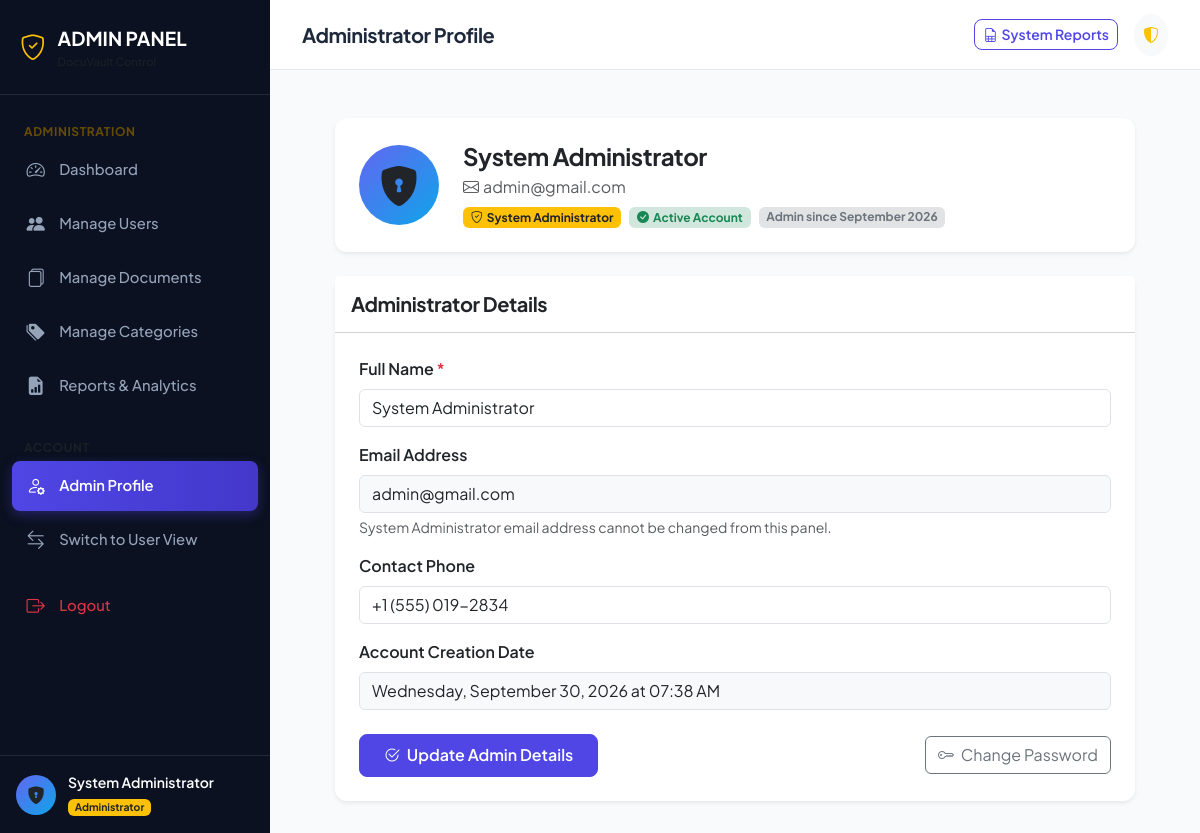
/admin/profile (signed in), run on the app's committed database.
### models/user.py (models this page shows, shortened)
class User(db.Model, UserMixin):
    __tablename__ = 'users'
    id = db.Column(db.Integer, primary_key=True)
    full_name = db.Column(db.String(100), nullable=False)
    email = db.Column(db.String(120), unique=True, nullable=False, index=True)
    phone = db.Column(db.String(20), nullable=True)
    password_hash = db.Column(db.String(255), nullable=False)
    role = db.Column(db.String(20), default='user', nullable=False)  # 'user' or 'admin'
    status = db.Column(db.String(20), default='active', nullable=False)  # 'active' or 'inactive'
    created_at = db.Column(db.DateTime, default=datetime.utcnow, nullable=False)
    updated_at = db.Column(db.DateTime, default=datetime.utcnow, onupdate=datetime.utcnow, nullable=False)
    documents = db.relationship('Document', back_populates='user', cascade='all, delete-orphan', lazy='dynamic')
    password_reset_tokens = db.relationship('PasswordResetToken', back_populates='user', cascade='all, delete-orphan', lazy='dynamic')
    @property
    def is_admin(self):
        return self.role == 'admin'
    @property
    def is_active(self):
        return self.status == 'active'

### routes/admin.py (the view, shortened to what this page needs)
@admin_bp.route('/profile', methods=['GET', 'POST'])
@login_required
@admin_required
def profile():
    return render_template('admin/profile.html')

### templates/admin/profile.html (shortened to what this page needs)
{% extends "admin/base_admin.html" %}
{% block page_heading %}Administrator Profile{% endblock %}
{% block content %}
<div class="container-fluid px-0" style="max-width: 800px;">
    <div class="card border-0 shadow-sm mb-4">
        <div class="card-body p-4">
            <div class="d-flex flex-column flex-sm-row align-items-center gap-4">
                <div class="user-avatar bg-warning text-dark" style="width: 80px; height: 80px; font-size: 2.5rem;">
                    <i class="bi bi-shield-lock-fill"></i>
                </div>
                <div class="text-center text-sm-start">
                    <h4 class="fw-bold mb-1">{{ current_user.full_name }}</h4>
                    <p class="text-muted mb-2"><i class="bi bi-envelope me-1"></i>{{ current_user.email }}</p>
                    <div class="d-flex flex-wrap gap-2 justify-content-center justify-content-sm-start">
                        <span class="badge bg-warning text-dark">
                            <i class="bi bi-shield-check me-1"></i>System Administrator
                        </span>
                        <span class="badge bg-success-subtle text-success">
                            <i class="bi bi-check-circle-fill me-1"></i>Active Account
                        </span>
                        <span class="badge bg-secondary-subtle text-secondary">
                            Admin since {{ current_user.created_at.strftime('%B %Y') }}
                        </span>
                    </div>
                </div>
            </div>
        </div>
    </div>
    <div class="card border-0 shadow-sm">
        <div class="card-header bg-white py-3">
            <h5 class="fw-bold mb-0">Administrator Details</h5>
        </div>
        <div class="card-body p-4">
            <form method="POST" action="{{ url_for('admin.profile') }}">
                <div class="mb-3">
                    <label for="full_name" class="form-label fw-semibold">Full Name <span class="text-danger">*</span></label>
                    <input type="text" class="form-control" id="full_name" name="full_name" value="{{ current_user.full_name }}" required>
                </div>
                <div class="mb-3">
                    <label for="email" class="form-label fw-semibold">Email Address</label>
                    <input type="email" class="form-control bg-light" id="email" value="{{ current_user.email }}" readonly>
                    <div class="form-text">System Administrator email address cannot be changed from this panel.</div>
                </div>
                <div class="mb-3">
                    <label for="phone" class="form-label fw-semibold">Contact Phone</label>
                    <input type="tel" class="form-control" id="phone" name="phone" value="{{ current_user.phone or '' }}" placeholder="+1 234 567 8900">
                </div>
                <div class="mb-4">
                    <label class="form-label fw-semibold">Account Creation Date</label>
                    <input type="text" class="form-control bg-light" value="{{ current_user.created_at.strftime('%A, %B %d, %Y at %I:%M %p') }}" readonly>
                </div>
                <div class="d-flex justify-content-between align-items-center">
                    <button type="submit" class="btn btn-primary px-4">
                        <i class="bi bi-check2-circle me-1"></i> Update Admin Details
                    </button>
                    <a href="{{ url_for('user.change_password') }}" class="btn btn-outline-secondary">
                        <i class="bi bi-key me-1"></i> Change Password
                    </a>
                </div>
            </form>
        </div>
    </div>
</div>
{% endblock %}

### templates/admin/base_admin.html (shortened to what this page needs)
{% extends "base.html" %}
{% block body %}
<div class="app-container">
    <aside class="app-sidebar" style="background-color: #0b1120;">
        <div class="sidebar-header border-secondary border-opacity-25">
            <a href="{{ url_for('admin.dashboard') }}" class="sidebar-brand">
                <i class="bi bi-shield-check text-warning"></i>
                <div class="d-flex flex-column">
                    <span>ADMIN PANEL</span>
                    <span class="text-muted" style="font-size: 0.7rem; font-weight: 500;">{{ app_name }} Control</span>
                </div>
            </a>
        </div>
        <ul class="sidebar-menu">
            <li class="sidebar-menu-category text-warning-emphasis">Administration</li>
            <li class="sidebar-menu-item">
                <a href="{{ url_for('admin.dashboard') }}" class="sidebar-link {% if request.endpoint == 'admin.dashboard' %}active{% endif %}">
                    <i class="bi bi-speedometer2"></i>
                    <span>Dashboard</span>
                </a>
            </li>
            <li class="sidebar-menu-item">
                <a href="{{ url_for('admin.users') }}" class="sidebar-link {% if request.endpoint in ['admin.users', 'admin.user_details'] %}active{% endif %}">
                    <i class="bi bi-people-fill"></i>
                    <span>Manage Users</span>
                </a>
            </li>
            <li class="sidebar-menu-item">
                <a href="{{ url_for('admin.documents') }}" class="sidebar-link {% if request.endpoint == 'admin.documents' %}active{% endif %}">
                    <i class="bi bi-files"></i>
                    <span>Manage Documents</span>
                </a>
            </li>
            <li class="sidebar-menu-item">
                <a href="{{ url_for('admin.categories') }}" class="sidebar-link {% if request.endpoint == 'admin.categories' %}active{% endif %}">
                    <i class="bi bi-tags-fill"></i>
                    <span>Manage Categories</span>
                </a>
            </li>
            <li class="sidebar-menu-item">
                <a href="{{ url_for('admin.reports') }}" class="sidebar-link {% if request.endpoint == 'admin.reports' %}active{% endif %}">
                    <i class="bi bi-file-earmark-bar-graph-fill"></i>
                    <span>Reports & Analytics</span>
                </a>
            </li>
            <li class="sidebar-menu-category text-muted mt-3">Account</li>
            <li class="sidebar-menu-item">
                <a href="{{ url_for('admin.profile') }}" class="sidebar-link {% if request.endpoint == 'admin.profile' %}active{% endif %}">
                    <i class="bi bi-person-gear"></i>
                    <span>Admin Profile</span>
                </a>
            </li>
            <li class="sidebar-menu-item">
                <a href="{{ url_for('user.dashboard') }}" class="sidebar-link">
                    <i class="bi bi-arrow-left-right"></i>
                    <span>Switch to User View</span>
                </a>
            </li>
            <li class="sidebar-menu-item mt-3">
                <a href="{{ url_for('auth.logout') }}" class="sidebar-link text-danger">
                    <i class="bi bi-box-arrow-right"></i>
                    <span>Logout</span>
                </a>
            </li>
        </ul>
        <div class="sidebar-footer border-secondary border-opacity-25">
            <div class="user-snippet">
                <div class="user-avatar bg-warning text-dark fw-bold">
                    <i class="bi bi-shield-lock-fill"></i>
                </div>
                <div class="overflow-hidden">
                    <div class="text-white fw-semibold text-truncate small">{{ current_user.full_name }}</div>
                    <span class="badge bg-warning text-dark" style="font-size: 0.65rem;">Administrator</span>
                </div>
            </div>
        </div>
    </aside>
    <div class="app-main">
        <header class="app-topbar">
            <div class="d-flex align-items-center gap-3">
                <h5 class="mb-0 fw-bold d-none d-sm-block">{% block page_heading %}Admin Dashboard{% endblock %}</h5>
            </div>
            <div class="d-flex align-items-center gap-3">
                <a href="{{ url_for('admin.reports') }}" class="btn btn-sm btn-outline-primary d-none d-md-inline-flex align-items-center gap-1">
                    <i class="bi bi-file-earmark-spreadsheet"></i> System Reports
                </a>
                <div class="dropdown">
                    <button class="btn btn-light rounded-circle p-2" type="button" data-bs-toggle="dropdown" aria-expanded="false">
                        <i class="bi bi-shield-shaded text-warning"></i>
                    </button>
                </div>
            </div>
        </header>
        <div class="container-fluid px-4 pt-3">
        </div>
        <main class="app-content">
            {% block content %}{% endblock %}
        </main>
    </div>
</div>
{% endblock %}

### static/css/style.css (style rules this page uses)
:root { --primary-color: #4f46e5; --primary-hover: #4338ca; --primary-light: #eef2ff; --secondary-color: #0ea5e9; --dark-sidebar: #0f172a; --dark-sidebar-hover: #1e293b; --sidebar-text: #94a3b8; --sidebar-text-active: #ffffff; --bg-main: #f8fafc; --card-bg: #ffffff; --border-color: #e2e8f0; --text-primary: #1e293b; --text-muted: #64748b; --radius-sm: 8px; --radius-md: 12px; --radius-lg: 16px; --shadow-sm: 0 1px 3px rgba(0,0,0,0.06), 0 1px 2px rgba(0,0,0,0.04); --shadow-md: 0 4px 6px -1px rgba(0,0,0,0.08), 0 2px 4px -1px rgba(0,0,0,0.04); --shadow-lg: 0 10px 15px -3px rgba(0,0,0,0.08), 0 4px 6px -2px rgba(0,0,0,0.04); }
body { font-family: 'Plus Jakarta Sans', -apple-system, BlinkMacSystemFont, "Segoe UI", Roboto, sans-serif; background-color: var(--bg-main); color: var(--text-primary); min-height: 100vh; overflow-x: hidden; }
h1, h2, h3, h4, h5, h6 { font-weight: 700; letter-spacing: -0.02em; }
.card { background-color: var(--card-bg); border: 1px solid var(--border-color); border-radius: var(--radius-md); box-shadow: var(--shadow-sm); transition: transform 0.2s ease, box-shadow 0.2s ease; }
.btn-primary { background-color: var(--primary-color); border-color: var(--primary-color); font-weight: 600; padding: 0.55rem 1.25rem; border-radius: var(--radius-sm); transition: all 0.2s ease; }
.btn-outline-primary { color: var(--primary-color); border-color: var(--primary-color); font-weight: 600; border-radius: var(--radius-sm); }
.app-container { display: flex; min-height: 100vh; }
.app-sidebar { width: 270px; background-color: var(--dark-sidebar); color: var(--sidebar-text); flex-shrink: 0; display: flex; flex-direction: column; transition: all 0.3s cubic-bezier(0.4, 0, 0.2, 1); z-index: 1040; }
.sidebar-header { padding: 1.5rem 1.25rem; display: flex; align-items: center; justify-content: space-between; border-bottom: 1px solid rgba(255, 255, 255, 0.08); }
.sidebar-brand { display: flex; align-items: center; gap: 0.75rem; color: #ffffff; font-size: 1.2rem; font-weight: 700; text-decoration: none; }
.sidebar-brand i { font-size: 1.6rem; color: #6366f1; }
.sidebar-menu { list-style: none; padding: 1rem 0.75rem; margin: 0; flex-grow: 1; overflow-y: auto; }
.sidebar-menu-category { font-size: 0.75rem; text-transform: uppercase; letter-spacing: 0.05em; font-weight: 700; color: #64748b; padding: 0.75rem 0.75rem 0.25rem 0.75rem; }
.sidebar-menu-item { margin-bottom: 0.25rem; }
.sidebar-link { display: flex; align-items: center; gap: 0.85rem; padding: 0.7rem 0.85rem; color: var(--sidebar-text); text-decoration: none; font-weight: 500; font-size: 0.925rem; border-radius: var(--radius-sm); transition: all 0.2s ease; }
.sidebar-link i { font-size: 1.15rem; width: 1.25rem; text-align: center; }
.sidebar-link.active { color: #ffffff; background: linear-gradient(90deg, #4f46e5 0%, #4338ca 100%); font-weight: 600; box-shadow: 0 4px 12px rgba(79, 70, 229, 0.35); }
.sidebar-footer { padding: 1rem; border-top: 1px solid rgba(255, 255, 255, 0.08); }
.user-snippet { display: flex; align-items: center; gap: 0.75rem; }
.user-avatar { width: 40px; height: 40px; border-radius: 50%; background: linear-gradient(135deg, #6366f1, #0ea5e9); color: #ffffff; font-weight: 700; display: flex; align-items: center; justify-content: center; font-size: 1.1rem; flex-shrink: 0; }
.app-main { flex-grow: 1; display: flex; flex-direction: column; min-width: 0; }
.app-topbar { height: 70px; background-color: #ffffff; border-bottom: 1px solid var(--border-color); display: flex; align-items: center; justify-content: space-between; padding: 0 2rem; position: sticky; top: 0; z-index: 1020; }
.app-content { padding: 2rem; flex-grow: 1; }

### data on the page
User: full_name "System Administrator", email "admin@gmail.com", created_at "September 2026", phone "+1 (555) 019-2834", created_at "Wednesday, September 30, 2026 at 07:38 AM"
